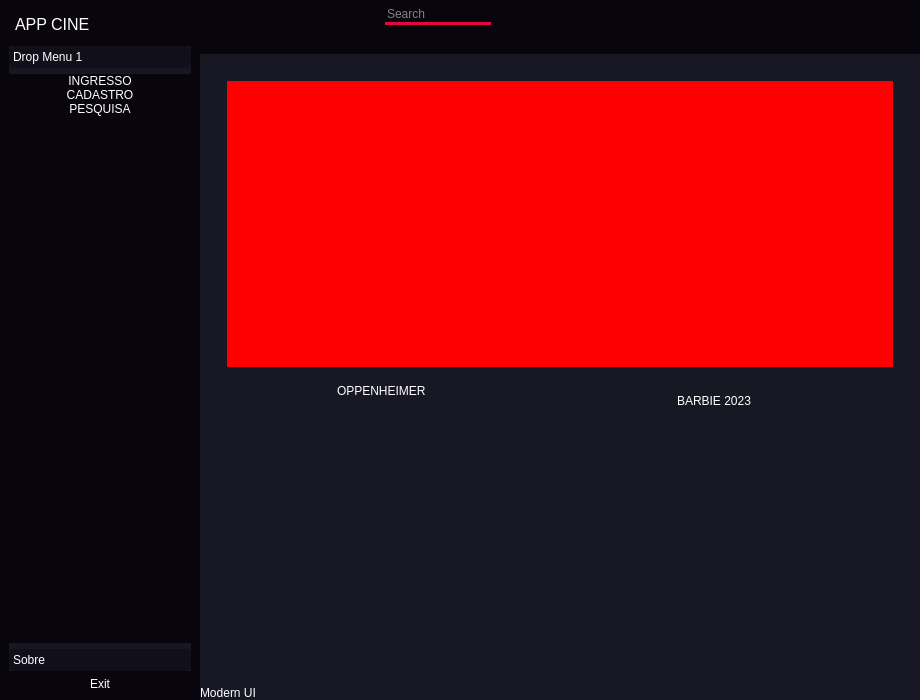
<?xml version="1.0" encoding="UTF-8"?>
<ui version="4.0">
 <class>MainWindow</class>
 <widget class="QMainWindow" name="MainWindow">
  <property name="geometry">
   <rect>
    <x>0</x>
    <y>0</y>
    <width>920</width>
    <height>700</height>
   </rect>
  </property>
  <property name="minimumSize">
   <size>
    <width>500</width>
    <height>700</height>
   </size>
  </property>
  <property name="windowTitle">
   <string>MainWindow</string>
  </property>
  <property name="styleSheet">
   <string notr="true">* {
	border:none;
	color:rgb(255,255,255)
}</string>
  </property>
  <widget class="QWidget" name="centralwidget">
   <property name="styleSheet">
    <string notr="true">background-color:rgb(24, 24, 36);</string>
   </property>
   <layout class="QHBoxLayout" name="horizontalLayout">
    <property name="spacing">
     <number>0</number>
    </property>
    <property name="leftMargin">
     <number>0</number>
    </property>
    <property name="topMargin">
     <number>0</number>
    </property>
    <property name="rightMargin">
     <number>0</number>
    </property>
    <property name="bottomMargin">
     <number>0</number>
    </property>
    <item>
     <widget class="QFrame" name="slide_menu_container">
      <property name="maximumSize">
       <size>
        <width>200</width>
        <height>16777215</height>
       </size>
      </property>
      <property name="styleSheet">
       <string notr="true">background-color:rgb(9,5,13);</string>
      </property>
      <property name="frameShape">
       <enum>QFrame::StyledPanel</enum>
      </property>
      <property name="frameShadow">
       <enum>QFrame::Raised</enum>
      </property>
      <layout class="QVBoxLayout" name="verticalLayout_2">
       <property name="spacing">
        <number>0</number>
       </property>
       <property name="leftMargin">
        <number>0</number>
       </property>
       <property name="topMargin">
        <number>0</number>
       </property>
       <property name="rightMargin">
        <number>0</number>
       </property>
       <property name="bottomMargin">
        <number>0</number>
       </property>
       <item>
        <widget class="QFrame" name="slide_menu">
         <property name="minimumSize">
          <size>
           <width>198</width>
           <height>0</height>
          </size>
         </property>
         <property name="frameShape">
          <enum>QFrame::StyledPanel</enum>
         </property>
         <property name="frameShadow">
          <enum>QFrame::Raised</enum>
         </property>
         <layout class="QVBoxLayout" name="verticalLayout_5">
          <item alignment="Qt::AlignTop">
           <widget class="QFrame" name="frame_7">
            <property name="frameShape">
             <enum>QFrame::StyledPanel</enum>
            </property>
            <property name="frameShadow">
             <enum>QFrame::Raised</enum>
            </property>
            <layout class="QHBoxLayout" name="horizontalLayout_8">
             <property name="spacing">
              <number>6</number>
             </property>
             <property name="leftMargin">
              <number>6</number>
             </property>
             <property name="topMargin">
              <number>6</number>
             </property>
             <property name="rightMargin">
              <number>6</number>
             </property>
             <property name="bottomMargin">
              <number>6</number>
             </property>
             <item alignment="Qt::AlignLeft|Qt::AlignTop">
              <widget class="QLabel" name="label_2">
               <property name="font">
                <font>
                 <pointsize>12</pointsize>
                </font>
               </property>
               <property name="text">
                <string>APP CINE</string>
               </property>
              </widget>
             </item>
             <item alignment="Qt::AlignLeft|Qt::AlignTop">
              <widget class="QLabel" name="label_3">
               <property name="text">
                <string/>
               </property>
               <property name="pixmap">
                <pixmap resource="icons.qrc">:/icons/video.svg</pixmap>
               </property>
              </widget>
             </item>
            </layout>
           </widget>
          </item>
          <item>
           <widget class="QFrame" name="frame_8">
            <property name="sizePolicy">
             <sizepolicy hsizetype="Preferred" vsizetype="Expanding">
              <horstretch>0</horstretch>
              <verstretch>0</verstretch>
             </sizepolicy>
            </property>
            <property name="frameShape">
             <enum>QFrame::StyledPanel</enum>
            </property>
            <property name="frameShadow">
             <enum>QFrame::Raised</enum>
            </property>
            <layout class="QVBoxLayout" name="verticalLayout_6">
             <property name="spacing">
              <number>0</number>
             </property>
             <property name="leftMargin">
              <number>0</number>
             </property>
             <property name="topMargin">
              <number>0</number>
             </property>
             <property name="rightMargin">
              <number>0</number>
             </property>
             <property name="bottomMargin">
              <number>0</number>
             </property>
             <item>
              <widget class="QToolBox" name="toolBox">
               <property name="styleSheet">
                <string notr="true">QToolBox{
	background-color: rgb(23,23,36);
	text-align: left;
}
QToolBox::tab {
	border-radius: 5px;
	background-color: rgb(17,16,26);
	text-align: left;
}</string>
               </property>
               <property name="currentIndex">
                <number>0</number>
               </property>
               <widget class="QWidget" name="page">
                <property name="geometry">
                 <rect>
                  <x>0</x>
                  <y>0</y>
                  <width>178</width>
                  <height>518</height>
                 </rect>
                </property>
                <attribute name="icon">
                 <iconset resource="icons.qrc">
                  <normaloff>:/icons/chevron-down.svg</normaloff>:/icons/chevron-down.svg</iconset>
                </attribute>
                <attribute name="label">
                 <string>Drop Menu 1</string>
                </attribute>
                <layout class="QVBoxLayout" name="verticalLayout_7">
                 <property name="spacing">
                  <number>0</number>
                 </property>
                 <property name="leftMargin">
                  <number>0</number>
                 </property>
                 <property name="topMargin">
                  <number>0</number>
                 </property>
                 <property name="rightMargin">
                  <number>0</number>
                 </property>
                 <property name="bottomMargin">
                  <number>0</number>
                 </property>
                 <item alignment="Qt::AlignTop">
                  <widget class="QFrame" name="frame_10">
                   <property name="frameShape">
                    <enum>QFrame::StyledPanel</enum>
                   </property>
                   <property name="frameShadow">
                    <enum>QFrame::Raised</enum>
                   </property>
                   <layout class="QVBoxLayout" name="verticalLayout_8">
                    <property name="spacing">
                     <number>0</number>
                    </property>
                    <property name="leftMargin">
                     <number>0</number>
                    </property>
                    <property name="topMargin">
                     <number>0</number>
                    </property>
                    <property name="rightMargin">
                     <number>0</number>
                    </property>
                    <property name="bottomMargin">
                     <number>0</number>
                    </property>
                    <item>
                     <widget class="QPushButton" name="pushButton_10">
                      <property name="text">
                       <string>INGRESSO</string>
                      </property>
                      <property name="icon">
                       <iconset resource="icons.qrc">
                        <normaloff>:/icons/dollar-sign.svg</normaloff>:/icons/dollar-sign.svg</iconset>
                      </property>
                      <property name="iconSize">
                       <size>
                        <width>32</width>
                        <height>32</height>
                       </size>
                      </property>
                     </widget>
                    </item>
                    <item>
                     <widget class="QPushButton" name="pushButton_11">
                      <property name="text">
                       <string>CADASTRO</string>
                      </property>
                      <property name="icon">
                       <iconset resource="icons.qrc">
                        <normaloff>:/icons/credit-card.svg</normaloff>:/icons/credit-card.svg</iconset>
                      </property>
                     </widget>
                    </item>
                    <item>
                     <widget class="QPushButton" name="pushButton_12">
                      <property name="text">
                       <string>PESQUISA</string>
                      </property>
                      <property name="icon">
                       <iconset resource="icons.qrc">
                        <normaloff>:/icons/award.svg</normaloff>:/icons/award.svg</iconset>
                      </property>
                     </widget>
                    </item>
                   </layout>
                  </widget>
                 </item>
                </layout>
               </widget>
               <widget class="QWidget" name="page_2">
                <property name="geometry">
                 <rect>
                  <x>0</x>
                  <y>0</y>
                  <width>178</width>
                  <height>518</height>
                 </rect>
                </property>
                <attribute name="icon">
                 <iconset resource="icons.qrc">
                  <normaloff>:/icons/chevron-down.svg</normaloff>:/icons/chevron-down.svg</iconset>
                </attribute>
                <attribute name="label">
                 <string>Sobre</string>
                </attribute>
                <layout class="QVBoxLayout" name="verticalLayout_9">
                 <property name="spacing">
                  <number>0</number>
                 </property>
                 <property name="leftMargin">
                  <number>0</number>
                 </property>
                 <property name="topMargin">
                  <number>0</number>
                 </property>
                 <property name="rightMargin">
                  <number>0</number>
                 </property>
                 <property name="bottomMargin">
                  <number>0</number>
                 </property>
                 <item alignment="Qt::AlignTop">
                  <widget class="QFrame" name="frame_11">
                   <property name="frameShape">
                    <enum>QFrame::StyledPanel</enum>
                   </property>
                   <property name="frameShadow">
                    <enum>QFrame::Raised</enum>
                   </property>
                   <layout class="QVBoxLayout" name="verticalLayout_10">
                    <property name="spacing">
                     <number>0</number>
                    </property>
                    <property name="leftMargin">
                     <number>0</number>
                    </property>
                    <property name="topMargin">
                     <number>0</number>
                    </property>
                    <property name="rightMargin">
                     <number>0</number>
                    </property>
                    <property name="bottomMargin">
                     <number>0</number>
                    </property>
                    <item>
                     <widget class="QPushButton" name="pushButton_13">
                      <property name="text">
                       <string>MENU</string>
                      </property>
                      <property name="icon">
                       <iconset resource="icons.qrc">
                        <normaloff>:/icons/phone-forwarded.svg</normaloff>:/icons/phone-forwarded.svg</iconset>
                      </property>
                     </widget>
                    </item>
                    <item>
                     <widget class="QPushButton" name="pushButton_14">
                      <property name="text">
                       <string>SOBRE</string>
                      </property>
                      <property name="icon">
                       <iconset resource="icons.qrc">
                        <normaloff>:/icons/play-circle.svg</normaloff>:/icons/play-circle.svg</iconset>
                      </property>
                     </widget>
                    </item>
                   </layout>
                  </widget>
                 </item>
                 <item>
                  <widget class="QLabel" name="label_4">
                   <property name="text">
                    <string>Sobre</string>
                   </property>
                   <property name="wordWrap">
                    <bool>true</bool>
                   </property>
                  </widget>
                 </item>
                </layout>
               </widget>
              </widget>
             </item>
            </layout>
           </widget>
          </item>
          <item alignment="Qt::AlignBottom">
           <widget class="QFrame" name="frame_9">
            <property name="frameShape">
             <enum>QFrame::StyledPanel</enum>
            </property>
            <property name="frameShadow">
             <enum>QFrame::Raised</enum>
            </property>
            <layout class="QHBoxLayout" name="horizontalLayout_9">
             <property name="spacing">
              <number>0</number>
             </property>
             <property name="leftMargin">
              <number>0</number>
             </property>
             <property name="topMargin">
              <number>0</number>
             </property>
             <property name="rightMargin">
              <number>0</number>
             </property>
             <property name="bottomMargin">
              <number>0</number>
             </property>
             <item alignment="Qt::AlignBottom">
              <widget class="QPushButton" name="pushButton_9">
               <property name="text">
                <string>Exit</string>
               </property>
               <property name="icon">
                <iconset resource="icons.qrc">
                 <normaloff>:/icons/external-link.svg</normaloff>:/icons/external-link.svg</iconset>
               </property>
               <property name="iconSize">
                <size>
                 <width>32</width>
                 <height>32</height>
                </size>
               </property>
              </widget>
             </item>
            </layout>
           </widget>
          </item>
         </layout>
        </widget>
       </item>
      </layout>
     </widget>
    </item>
    <item>
     <widget class="QFrame" name="main_body">
      <property name="frameShape">
       <enum>QFrame::StyledPanel</enum>
      </property>
      <property name="frameShadow">
       <enum>QFrame::Raised</enum>
      </property>
      <layout class="QVBoxLayout" name="verticalLayout">
       <property name="spacing">
        <number>0</number>
       </property>
       <property name="leftMargin">
        <number>0</number>
       </property>
       <property name="topMargin">
        <number>0</number>
       </property>
       <property name="rightMargin">
        <number>0</number>
       </property>
       <property name="bottomMargin">
        <number>0</number>
       </property>
       <item alignment="Qt::AlignTop">
        <widget class="QFrame" name="header_frame">
         <property name="sizePolicy">
          <sizepolicy hsizetype="Preferred" vsizetype="Preferred">
           <horstretch>0</horstretch>
           <verstretch>0</verstretch>
          </sizepolicy>
         </property>
         <property name="minimumSize">
          <size>
           <width>343</width>
           <height>54</height>
          </size>
         </property>
         <property name="maximumSize">
          <size>
           <width>16777215</width>
           <height>16777215</height>
          </size>
         </property>
         <property name="styleSheet">
          <string notr="true">background-color: rgb(9,5,13);</string>
         </property>
         <property name="frameShape">
          <enum>QFrame::StyledPanel</enum>
         </property>
         <property name="frameShadow">
          <enum>QFrame::Raised</enum>
         </property>
         <layout class="QHBoxLayout" name="horizontalLayout_2">
          <property name="spacing">
           <number>6</number>
          </property>
          <property name="leftMargin">
           <number>6</number>
          </property>
          <property name="topMargin">
           <number>6</number>
          </property>
          <property name="rightMargin">
           <number>6</number>
          </property>
          <property name="bottomMargin">
           <number>6</number>
          </property>
          <item alignment="Qt::AlignLeft|Qt::AlignTop">
           <widget class="QFrame" name="frame_6">
            <property name="frameShape">
             <enum>QFrame::StyledPanel</enum>
            </property>
            <property name="frameShadow">
             <enum>QFrame::Raised</enum>
            </property>
            <layout class="QHBoxLayout" name="horizontalLayout_7">
             <property name="spacing">
              <number>0</number>
             </property>
             <property name="leftMargin">
              <number>0</number>
             </property>
             <property name="topMargin">
              <number>0</number>
             </property>
             <property name="rightMargin">
              <number>0</number>
             </property>
             <property name="bottomMargin">
              <number>0</number>
             </property>
             <item alignment="Qt::AlignLeft|Qt::AlignTop">
              <widget class="QPushButton" name="pushButton_8">
               <property name="text">
                <string/>
               </property>
               <property name="icon">
                <iconset resource="icons.qrc">
                 <normaloff>:/icons/align-left.svg</normaloff>:/icons/align-left.svg</iconset>
               </property>
               <property name="iconSize">
                <size>
                 <width>32</width>
                 <height>32</height>
                </size>
               </property>
              </widget>
             </item>
            </layout>
           </widget>
          </item>
          <item alignment="Qt::AlignLeft|Qt::AlignTop">
           <widget class="QFrame" name="frame_3">
            <property name="minimumSize">
             <size>
              <width>0</width>
              <height>0</height>
             </size>
            </property>
            <property name="maximumSize">
             <size>
              <width>16777215</width>
              <height>16777215</height>
             </size>
            </property>
            <property name="frameShape">
             <enum>QFrame::StyledPanel</enum>
            </property>
            <property name="frameShadow">
             <enum>QFrame::Raised</enum>
            </property>
            <layout class="QHBoxLayout" name="horizontalLayout_6">
             <property name="spacing">
              <number>0</number>
             </property>
             <property name="leftMargin">
              <number>0</number>
             </property>
             <property name="topMargin">
              <number>0</number>
             </property>
             <property name="rightMargin">
              <number>0</number>
             </property>
             <property name="bottomMargin">
              <number>0</number>
             </property>
             <item alignment="Qt::AlignLeft|Qt::AlignVCenter">
              <widget class="QLineEdit" name="lineEdit">
               <property name="minimumSize">
                <size>
                 <width>0</width>
                 <height>0</height>
                </size>
               </property>
               <property name="styleSheet">
                <string notr="true">border-bottom: 3px solid rgb(230,5,64);</string>
               </property>
               <property name="placeholderText">
                <string>Search</string>
               </property>
              </widget>
             </item>
             <item>
              <widget class="QPushButton" name="pushButton_6">
               <property name="text">
                <string/>
               </property>
               <property name="icon">
                <iconset resource="icons.qrc">
                 <normaloff>:/icons/search.svg</normaloff>:/icons/search.svg</iconset>
               </property>
              </widget>
             </item>
            </layout>
           </widget>
          </item>
          <item alignment="Qt::AlignLeft|Qt::AlignTop">
           <widget class="QFrame" name="frame_2">
            <property name="frameShape">
             <enum>QFrame::StyledPanel</enum>
            </property>
            <property name="frameShadow">
             <enum>QFrame::Raised</enum>
            </property>
            <layout class="QHBoxLayout" name="horizontalLayout_5">
             <property name="spacing">
              <number>0</number>
             </property>
             <property name="leftMargin">
              <number>0</number>
             </property>
             <property name="topMargin">
              <number>0</number>
             </property>
             <property name="rightMargin">
              <number>0</number>
             </property>
             <property name="bottomMargin">
              <number>0</number>
             </property>
             <item alignment="Qt::AlignHCenter|Qt::AlignTop">
              <widget class="QPushButton" name="pushButton_5">
               <property name="text">
                <string/>
               </property>
               <property name="icon">
                <iconset resource="icons.qrc">
                 <normaloff>:/icons/user.svg</normaloff>:/icons/user.svg</iconset>
               </property>
              </widget>
             </item>
             <item alignment="Qt::AlignHCenter|Qt::AlignTop">
              <widget class="QPushButton" name="pushButton_4">
               <property name="text">
                <string/>
               </property>
               <property name="icon">
                <iconset resource="icons.qrc">
                 <normaloff>:/icons/bell.svg</normaloff>:/icons/bell.svg</iconset>
               </property>
              </widget>
             </item>
            </layout>
           </widget>
          </item>
          <item alignment="Qt::AlignRight|Qt::AlignTop">
           <widget class="QFrame" name="frame">
            <property name="frameShape">
             <enum>QFrame::StyledPanel</enum>
            </property>
            <property name="frameShadow">
             <enum>QFrame::Raised</enum>
            </property>
            <layout class="QHBoxLayout" name="horizontalLayout_4">
             <property name="spacing">
              <number>0</number>
             </property>
             <property name="leftMargin">
              <number>0</number>
             </property>
             <property name="topMargin">
              <number>0</number>
             </property>
             <property name="rightMargin">
              <number>0</number>
             </property>
             <property name="bottomMargin">
              <number>0</number>
             </property>
             <item alignment="Qt::AlignHCenter|Qt::AlignTop">
              <widget class="QPushButton" name="pushButton">
               <property name="text">
                <string/>
               </property>
               <property name="icon">
                <iconset resource="icons.qrc">
                 <normaloff>:/icons/arrow-down-left.svg</normaloff>:/icons/arrow-down-left.svg</iconset>
               </property>
              </widget>
             </item>
             <item alignment="Qt::AlignHCenter|Qt::AlignTop">
              <widget class="QPushButton" name="pushButton_3">
               <property name="text">
                <string/>
               </property>
               <property name="icon">
                <iconset resource="icons.qrc">
                 <normaloff>:/icons/maximize-2.svg</normaloff>:/icons/maximize-2.svg</iconset>
               </property>
              </widget>
             </item>
             <item alignment="Qt::AlignHCenter|Qt::AlignTop">
              <widget class="QPushButton" name="pushButton_2">
               <property name="minimumSize">
                <size>
                 <width>30</width>
                 <height>0</height>
                </size>
               </property>
               <property name="text">
                <string/>
               </property>
               <property name="icon">
                <iconset resource="icons.qrc">
                 <normaloff>:/icons/x.svg</normaloff>:/icons/x.svg</iconset>
               </property>
              </widget>
             </item>
            </layout>
           </widget>
          </item>
         </layout>
        </widget>
       </item>
       <item>
        <widget class="QFrame" name="main_body_container">
         <property name="sizePolicy">
          <sizepolicy hsizetype="Preferred" vsizetype="Expanding">
           <horstretch>0</horstretch>
           <verstretch>0</verstretch>
          </sizepolicy>
         </property>
         <property name="frameShape">
          <enum>QFrame::StyledPanel</enum>
         </property>
         <property name="frameShadow">
          <enum>QFrame::Raised</enum>
         </property>
         <layout class="QHBoxLayout" name="horizontalLayout_10">
          <item>
           <widget class="QFrame" name="frame_13">
            <property name="frameShape">
             <enum>QFrame::StyledPanel</enum>
            </property>
            <property name="frameShadow">
             <enum>QFrame::Raised</enum>
            </property>
            <layout class="QVBoxLayout" name="verticalLayout_12">
             <item>
              <widget class="QFrame" name="frame_12">
               <property name="frameShape">
                <enum>QFrame::StyledPanel</enum>
               </property>
               <property name="frameShadow">
                <enum>QFrame::Raised</enum>
               </property>
               <layout class="QVBoxLayout" name="verticalLayout_11">
                <item>
                 <widget class="QFrame" name="frame_14">
                  <property name="styleSheet">
                   <string notr="true">background-color: #FF0000</string>
                  </property>
                  <property name="frameShape">
                   <enum>QFrame::StyledPanel</enum>
                  </property>
                  <property name="frameShadow">
                   <enum>QFrame::Raised</enum>
                  </property>
                  <layout class="QHBoxLayout" name="horizontalLayout_11">
                   <item>
                    <widget class="QFrame" name="frame_16">
                     <property name="styleSheet">
                      <string notr="true">QFrame {
	background-image: url(:/poster/ope.jpg);
}</string>
                     </property>
                     <property name="frameShape">
                      <enum>QFrame::StyledPanel</enum>
                     </property>
                     <property name="frameShadow">
                      <enum>QFrame::Raised</enum>
                     </property>
                    </widget>
                   </item>
                   <item>
                    <widget class="QFrame" name="frame_17">
                     <property name="styleSheet">
                      <string notr="true">QFrame {
	background-image: url(:/poster/barbie.jpg);
}</string>
                     </property>
                     <property name="frameShape">
                      <enum>QFrame::StyledPanel</enum>
                     </property>
                     <property name="frameShadow">
                      <enum>QFrame::Raised</enum>
                     </property>
                    </widget>
                   </item>
                  </layout>
                 </widget>
                </item>
                <item>
                 <widget class="QFrame" name="frame_15">
                  <property name="frameShape">
                   <enum>QFrame::StyledPanel</enum>
                  </property>
                  <property name="frameShadow">
                   <enum>QFrame::Raised</enum>
                  </property>
                  <widget class="QLabel" name="label_5">
                   <property name="geometry">
                    <rect>
                     <x>110</x>
                     <y>10</y>
                     <width>91</width>
                     <height>16</height>
                    </rect>
                   </property>
                   <property name="text">
                    <string>OPPENHEIMER</string>
                   </property>
                  </widget>
                  <widget class="QLabel" name="label_6">
                   <property name="geometry">
                    <rect>
                     <x>450</x>
                     <y>20</y>
                     <width>81</width>
                     <height>16</height>
                    </rect>
                   </property>
                   <property name="text">
                    <string>BARBIE 2023</string>
                   </property>
                  </widget>
                 </widget>
                </item>
               </layout>
              </widget>
             </item>
            </layout>
           </widget>
          </item>
         </layout>
        </widget>
       </item>
       <item alignment="Qt::AlignBottom">
        <widget class="QFrame" name="footer">
         <property name="frameShape">
          <enum>QFrame::StyledPanel</enum>
         </property>
         <property name="frameShadow">
          <enum>QFrame::Raised</enum>
         </property>
         <layout class="QHBoxLayout" name="horizontalLayout_3">
          <property name="spacing">
           <number>0</number>
          </property>
          <property name="leftMargin">
           <number>0</number>
          </property>
          <property name="topMargin">
           <number>0</number>
          </property>
          <property name="rightMargin">
           <number>0</number>
          </property>
          <property name="bottomMargin">
           <number>0</number>
          </property>
          <item>
           <widget class="QFrame" name="frame_4">
            <property name="frameShape">
             <enum>QFrame::StyledPanel</enum>
            </property>
            <property name="frameShadow">
             <enum>QFrame::Raised</enum>
            </property>
            <layout class="QVBoxLayout" name="verticalLayout_4">
             <property name="spacing">
              <number>0</number>
             </property>
             <property name="leftMargin">
              <number>0</number>
             </property>
             <property name="topMargin">
              <number>0</number>
             </property>
             <property name="rightMargin">
              <number>0</number>
             </property>
             <property name="bottomMargin">
              <number>0</number>
             </property>
             <item alignment="Qt::AlignBottom">
              <widget class="QLabel" name="label">
               <property name="text">
                <string>Modern UI</string>
               </property>
              </widget>
             </item>
            </layout>
           </widget>
          </item>
          <item>
           <widget class="QFrame" name="frame_5">
            <property name="frameShape">
             <enum>QFrame::StyledPanel</enum>
            </property>
            <property name="frameShadow">
             <enum>QFrame::Raised</enum>
            </property>
            <layout class="QVBoxLayout" name="verticalLayout_3">
             <property name="spacing">
              <number>0</number>
             </property>
             <property name="leftMargin">
              <number>0</number>
             </property>
             <property name="topMargin">
              <number>0</number>
             </property>
             <property name="rightMargin">
              <number>0</number>
             </property>
             <property name="bottomMargin">
              <number>0</number>
             </property>
             <item alignment="Qt::AlignBottom">
              <widget class="QPushButton" name="pushButton_7">
               <property name="text">
                <string/>
               </property>
               <property name="icon">
                <iconset resource="icons.qrc">
                 <normaloff>:/icons/box.svg</normaloff>:/icons/box.svg</iconset>
               </property>
              </widget>
             </item>
            </layout>
           </widget>
          </item>
          <item alignment="Qt::AlignRight|Qt::AlignBottom">
           <widget class="QFrame" name="size_grip">
            <property name="minimumSize">
             <size>
              <width>10</width>
              <height>10</height>
             </size>
            </property>
            <property name="maximumSize">
             <size>
              <width>10</width>
              <height>10</height>
             </size>
            </property>
            <property name="frameShape">
             <enum>QFrame::StyledPanel</enum>
            </property>
            <property name="frameShadow">
             <enum>QFrame::Raised</enum>
            </property>
           </widget>
          </item>
         </layout>
        </widget>
       </item>
      </layout>
     </widget>
    </item>
   </layout>
  </widget>
 </widget>
 <resources>
  <include location="file_rc.qrc"/>
  <include location="Posters/poster.qrc"/>
  <include location="icons.qrc"/>
 </resources>
 <connections/>
</ui>
